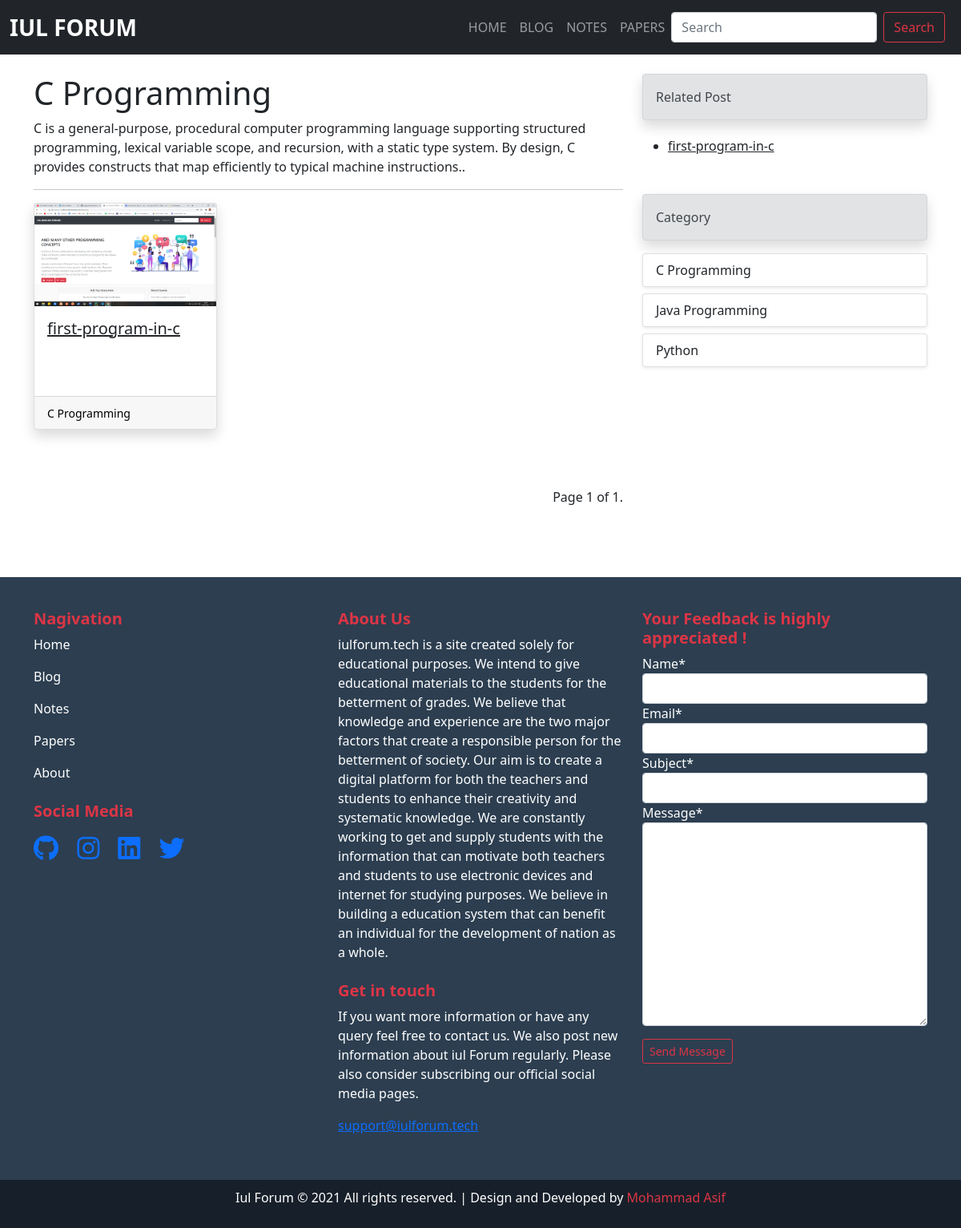
Page /blog/c-programming on the committed database.
### blog/models.py (models this page shows, shortened)
class Category(models.Model):
    name = models.CharField(max_length=50)
    slug = models.SlugField(max_length=50, unique=True)
    description = models.TextField()
    timestap = models.DateTimeField(auto_now_add=True)
    class Meta:
        verbose_name_plural = "Category"
    def get_absolute_url(self):
        return reverse("category_details", args=[str(self.slug)])

class Post(models.Model):
    STATUS_CHOICES = (
        ('draft', 'Draft'),
        ('published', 'Published'),
    )
    title = models.CharField(max_length=100)
    slug = models.SlugField(max_length=100, unique=True)
    category = models.ForeignKey("category", related_name="post", on_delete=models.CASCADE)
    author = models.ForeignKey(User, related_name = "post", on_delete=models.CASCADE)
    description = models.TextField()
    image = models.ImageField(upload_to='images/', blank=True)
    publish = models.DateTimeField(default=timezone.now)
    created = models.DateTimeField(auto_now_add=True)
    updated = models.DateTimeField(auto_now_add=True)
    status = models.CharField(max_length = 10, choices = STATUS_CHOICES, default = 'draft')
    objects = models.Manager()
    published = PublishedManager()
    def get_absolute_url(self):
        return reverse("post_details", args=[self.id,self.slug])
    class Meta:
        ordering = ('-publish',)

### blog/views.py (the view)
# urls.py: path('<str:slug>', views.category_details, name="category_details"),
def category_details(request , slug):
    cat_details = Category.objects.get(slug = slug)
    categories  = Category.objects.all()
    post = Post.objects.filter(category__slug = slug).all()
    paginator = Paginator(post, 12)
    page_number = request.GET.get('page')
    page_obj = paginator.get_page(page_number)
    new_feedback = None
    if request.method == "POST":
        feedback_form = FeedbackForm(request.POST)
        if feedback_form.is_valid():
            new_feedback = feedback_form.save(commit=False)
            new_feedback.save()
            feedback_form = FeedbackForm()
    else:
        feedback_form = FeedbackForm()
    context ={
        "cat_details" : cat_details,
        "categories" : categories,
        'page_obj':page_obj,
        'feedback_form' : feedback_form
    }
    return render(request, "blog/category.html", context)

### home/forms.py
class FeedbackForm(forms.ModelForm):
    class Meta:
        model = Feedback
        fields = ('name', 'email', 'subject', 'message')

### templates/blog/category.html (shortened to what this page needs)
{% extends 'layout.html' %}
{% load static %}
{% load crispy_forms_tags %}
{% block content %}
   <div class="blog-container mt-3 mb-5">
        <div class="container">
            <div class="blog-content my-4">
                <div class="row blow-row">
                    <div class="col-sm-8">
                        <div class="blog-head">
                            <div class="blog-head-title">
                                <h1>{{cat_details.name}}</h1>
                            </div>
                            <div class="blog-head-description">
                                <p>{{cat_details.description}}.</p>
                            </div>
                            <hr>
                        </div>
                        <div class="blog-latest-post">
                            <div class="row row-cols-1 row-cols-md-3 g-4  mb-5">
                                {% for post in page_obj %}
                                    <div class="col">
                                        <div class="card h-100 shadow mb-5 bg-body rounded">
                                            <a href="{{post.get_absolute_url}}"><img src="/media/{{post.image}}" class="card-img-top" alt="..."></a>
                                            <div class="card-body">
                                                <h5 class="card-title"><a class="text-dark" href="{{post.get_absolute_url}}">{{post.title}}</a></h5>
                                            </div>
                                                <div class="card-footer text-muted">
                                                    <small><a class="text-decoration-none text-secondary"href="{{post.category.get_absolute_url}}">{{post.category.name}}</a></small>
                                                </div>
                                        </div>
                                    </div>
                                {% empty %}
                                        <h4 class="text-center">No Post Found</h4>
                                {% endfor %}
                            </div>
                        </div>
                                            <div class="pagination float-end my-4">
                                                <span class="step-links">
                                                    <span class="current">
                                                    <p> Page {{ page_obj.number }} of {{ page_obj.paginator.num_pages }}.</p>
                                                    </span>
                                                </span>
                                            </div>
                    </div>
                    <div class="col-sm-4 ">
                        <div class="blog-recent-post">
                            <div class="alert alert-secondary shadow" role="alert">
                              Related Post
                            </div>
                                <ul class="recent-ul">
                                    {% for post in cat_details.post.all %}
                                            <li  class="recent-li" ><a class="text-dark " href="{{post.get_absolute_url}}">{{post.title}}</a></li>
                                    {% empty %}
                                        <h4 class="text-center">No Post Found :( </h4>
                                    {% endfor %}
                                </ul>
                        </div>
                        <div class="blog-category-sidebar my-5">
                            <div class="alert alert-secondary shadow" role="alert">
                                Category
                            </div>
                            {% for category in categories %}
                                <div class="list-group my-2 shadow-sm">
                                      <a href="{{category.get_absolute_url}}" class="list-group-item list-group-item-action" aria-current="true"> {{category.name}}</a>
                                </div>
                            {% empty %}
                               <h4 class="text-center">No Category Found</h4>
                            {% endfor %}
                        </div>
                    </div>
                </div>
            </div>
        </div>
    </div>
{% endblock %}

### static/css/style.css (style rules this page uses)
body { margin: 0; padding: 0; box-sizing: border-box; background: #F7F9F9; }
.card-footer a { color: black!important; }
.recent-li { margin: 20px 0px; }
.recent-li a { color: black; }

### rows in the picture
Category: name "C Programming", description "C is a general-purpose, procedural computer programming language supporting structured programming, lexical variable scope, and recursion, with a static type system. By design, C provides constructs that map efficiently to typical machine instructions."
Post: image (picture), title "first-program-in-c", category.name "C Programming"
Category: name "Java Programming"
Category: name "Python"

### other values in the picture
{{ page_obj.number }} "1"
{{ page_obj.paginator.num_pages }} "1"
